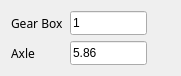
     <widget class="QWidget" name="formLayoutWidget_4">
      <property name="geometry">
       <rect>
        <x>30</x>
        <y>470</y>
        <width>181</width>
        <height>71</height>
       </rect>
      </property>
      <layout class="QFormLayout" name="formLayout_3">
       <item row="0" column="0">
        <widget class="QLabel" name="label_32">
         <property name="font">
          <font>
           <family>Biryani</family>
          </font>
         </property>
         <property name="text">
          <string>Gear Box</string>
         </property>
        </widget>
       </item>
       <item row="0" column="1">
        <widget class="QLineEdit" name="input_gearbox">
         <property name="minimumSize">
          <size>
           <width>77</width>
           <height>24</height>
          </size>
         </property>
         <property name="maximumSize">
          <size>
           <width>77</width>
           <height>24</height>
          </size>
         </property>
         <property name="text">
          <string>1</string>
         </property>
        </widget>
       </item>
       <item row="1" column="0">
        <widget class="QLabel" name="label_29">
         <property name="font">
          <font>
           <family>Biryani</family>
          </font>
         </property>
         <property name="text">
          <string>Axle</string>
         </property>
        </widget>
       </item>
       <item row="1" column="1">
        <widget class="QLineEdit" name="input_axle">
         <property name="minimumSize">
          <size>
           <width>77</width>
           <height>24</height>
          </size>
         </property>
         <property name="maximumSize">
          <size>
           <width>77</width>
           <height>24</height>
          </size>
         </property>
         <property name="text">
          <string>5.86</string>
         </property>
        </widget>
       </item>
      </layout>
     </widget>
